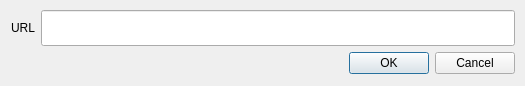
<?xml version="1.0" encoding="UTF-8"?>
<ui version="4.0">
 <class>AddDownloadDialog</class>
 <widget class="QDialog" name="AddDownloadDialog">
  <property name="windowModality">
   <enum>Qt::WindowModal</enum>
  </property>
  <property name="geometry">
   <rect>
    <x>0</x>
    <y>0</y>
    <width>525</width>
    <height>86</height>
   </rect>
  </property>
  <property name="sizePolicy">
   <sizepolicy hsizetype="Fixed" vsizetype="Fixed">
    <horstretch>0</horstretch>
    <verstretch>0</verstretch>
   </sizepolicy>
  </property>
  <property name="focusPolicy">
   <enum>Qt::TabFocus</enum>
  </property>
  <property name="windowTitle">
   <string>Enter New URL to Download</string>
  </property>
  <widget class="QWidget" name="layoutWidget">
   <property name="geometry">
    <rect>
     <x>11</x>
     <y>10</y>
     <width>504</width>
     <height>64</height>
    </rect>
   </property>
   <layout class="QVBoxLayout" name="verticalLayout">
    <item>
     <layout class="QHBoxLayout" name="horizontalLayout">
      <item>
       <widget class="QLabel" name="label">
        <property name="text">
         <string>URL</string>
        </property>
        <property name="buddy">
         <cstring>URLinput</cstring>
        </property>
       </widget>
      </item>
      <item>
       <widget class="QLineEdit" name="URLinput">
        <property name="sizePolicy">
         <sizepolicy hsizetype="Expanding" vsizetype="Expanding">
          <horstretch>0</horstretch>
          <verstretch>0</verstretch>
         </sizepolicy>
        </property>
       </widget>
      </item>
     </layout>
    </item>
    <item>
     <layout class="QHBoxLayout" name="horizontalLayout_2">
      <item>
       <spacer name="horizontalSpacer">
        <property name="orientation">
         <enum>Qt::Horizontal</enum>
        </property>
        <property name="sizeHint" stdset="0">
         <size>
          <width>318</width>
          <height>20</height>
         </size>
        </property>
       </spacer>
      </item>
      <item>
       <widget class="QPushButton" name="pushButton">
        <property name="text">
         <string>OK</string>
        </property>
       </widget>
      </item>
      <item>
       <widget class="QPushButton" name="pushButton_2">
        <property name="text">
         <string>Cancel</string>
        </property>
       </widget>
      </item>
     </layout>
    </item>
   </layout>
  </widget>
 </widget>
 <resources/>
 <connections/>
</ui>
